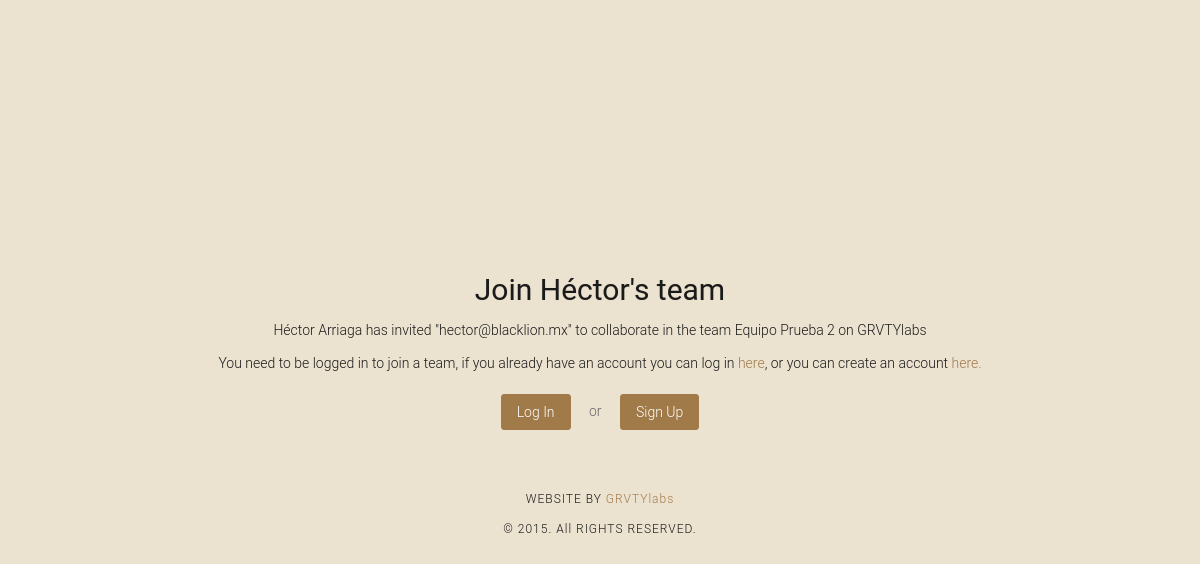
Screenshot of /invitations/5716b28a-aa6c-11e5-9fe4-e4ce8f3df616/ with the database file from the repository.
### CustomAuth/models.py (models this page shows, shortened)
class TeamInvitation(models.Model):
    team = models.ForeignKey('Team', verbose_name=_('Team'),
                             related_name='invitations')
    sender = models.ForeignKey('User', verbose_name=_('Sender'),
                               related_name='invitations_sent')
    redeemer = models.ForeignKey('User', verbose_name=_('Redeemer'),
                                 related_name='invitations_redeemed',
                                 blank=True, null=True)
    redeemed_on = models.DateTimeField(_('Redeemed On'), blank=True, null=True)
    email = models.EmailField(_('Email'), max_length=255)
    claimed = models.BooleanField(_('Claimed'), default=False)
    uuid_code = models.CharField(_('Invitation Code'), max_length=36,
                                 unique=True)
    class Meta:
        verbose_name = _('Team Invitation')
        verbose_name_plural = _('Team Invitations')

class User(AbstractUser):
    verified = models.BooleanField(_('Verified'), default=False)
    verification_code = models.CharField(_('Verification Code'), max_length=36,
                                         unique=True)
    image = models.ImageField(_('Profile Image'), upload_to='user_pics',
                              max_length=255, blank=True, null=True)
    complete_profile = models.BooleanField(_('Complete Profile'),
                                           default=False)
    menubar_fold = models.BooleanField(_('Menubar Fold'), default=False)
    USERNAME_FIELD = 'username'
    REQUIRED_FIELDS = ['email']
    class Meta:
        verbose_name = _('User')
        verbose_name_plural = _('Users')
    @property
    def full_name(self):
        return '%s %s' % (self.first_name, self.last_name)

class Team(models.Model):
    name = models.CharField(_('Name'), max_length=255)
    owner = models.ForeignKey('User', related_name='created_teams',
                              verbose_name=_('Owner'))
    members = models.ManyToManyField('User', related_name='teams', blank=True,
                                     verbose_name=_('Members'))
    class Meta:
        verbose_name = _('Team')
        verbose_name_plural = _('Teams')
    def __unicode__(self):
        return u'%s' % self.name

### CustomAuth/views.py (the view, shortened to what this page needs)
# urls.py: url(r'^invitations/(?P<uuid_code>[0-9a-z]{8}-[0-9a-z]{4}-[0-9a-z]{4}-[0-9a-z]{4}-[0-9a-z]{12})/', 'claim_invitation', name='claim_invitation'),
def claim_invitation(request, uuid_code):
    title = _('Invitation')
    invitation = get_object_or_404(TeamInvitation.objects.select_related('team'), uuid_code=uuid_code)
    return TemplateResponse(request, 'account/teams/clain_invitation.html', locals())

### Configuration/context_processors.py (called while the page is built)
def configuration_context(request):
    return {
        'CONFIGURATION': Configuration.objects.get()
    }

### Configuration/templatetags/configuration_tags.py (called while the page is built)
@register.filter(name='settings')
def settings(attribute):
    return getattr(dj_settings, attribute, '')

### templates/account/teams/clain_invitation.html (shortened to what this page needs)
{% extends 'base_simple.html' %}
{% load configuration_tags %}
{% load staticfiles %}
{% block css %}
<link rel="stylesheet" href="{% static 'css/pages/forgot-password.min.css' %}">
{% endblock %}
{% block body_class %}page-forgot-password{% endblock %}
{% block content %}
<h2>Join {{ invitation.sender.first_name|title }}'s team</h2>
<p>{{ invitation.sender.full_name }} has invited "{{ invitation.email }}" to collaborate in the team {{ invitation.team }} on {{ 'SITE_NAME'|settings }}</p>
  {% if invitation.claimed %}
  <p class="error">
    This invitation has already been claimed,<br />
    if you think this is an error get in touch with {{ invitation.sender.first_name|title }}.
  </p>
  <a class="btn btn-primary" href="/" style="margin-top:20px;">Go Back to app</a>
  {% else %}
    {% if request.user.is_authenticated %}
    <form action="" method="post">
      {% csrf_token %}
      <button type="submit" class="btn btn-primary btn-block">Join Team</button>
    </form>
    {% else %}
      <p style="margin-bottom: 20px;">
        You need to be logged in to join a team, if you already have an account you can log in <a href="{% url 'Auth:login' %}?next={% url 'Auth:claim_invitation' invitation.uuid_code %}">here</a>, or you can create an account <a href="#">here.</a>
      </p>
      <a href="{% url 'Auth:login' %}?next={% url 'Auth:claim_invitation' invitation.uuid_code %}" class="btn btn-primary" style="margin-right:15px;">Log In</a>
      or
      <a href="{% url 'Auth:sign_up' %}?next={% url 'Auth:claim_invitation' invitation.uuid_code %}" class="btn btn-primary" style="margin-left:15px;">Sign Up</a>
    {% endif %}
  {% endif %}
{% endblock %}
{% block footer %}
<footer class="page-copyright">
  {% if CONFIGURATION.site_url %}
  <p>WEBSITE BY <a href="{{ CONFIGURATION.site_url }}">{{ 'SITE_NAME'|settings }}</a></p>
  {% else %}
  <p>WEBSITE BY {{ 'SITE_NAME'|settings }}</p>
  {% endif %}
  <p>© 2015. All RIGHTS RESERVED.</p>
</footer>
{% endblock %}

### rows the page displays
TeamInvitation: sender.first_name "Héctor", sender.full_name "Héctor Arriaga", email "hector@blacklion.mx", team "Equipo Prueba 2"

### other values shown
{{ 'SITE_NAME'|settings }} "GRVTYlabs"
